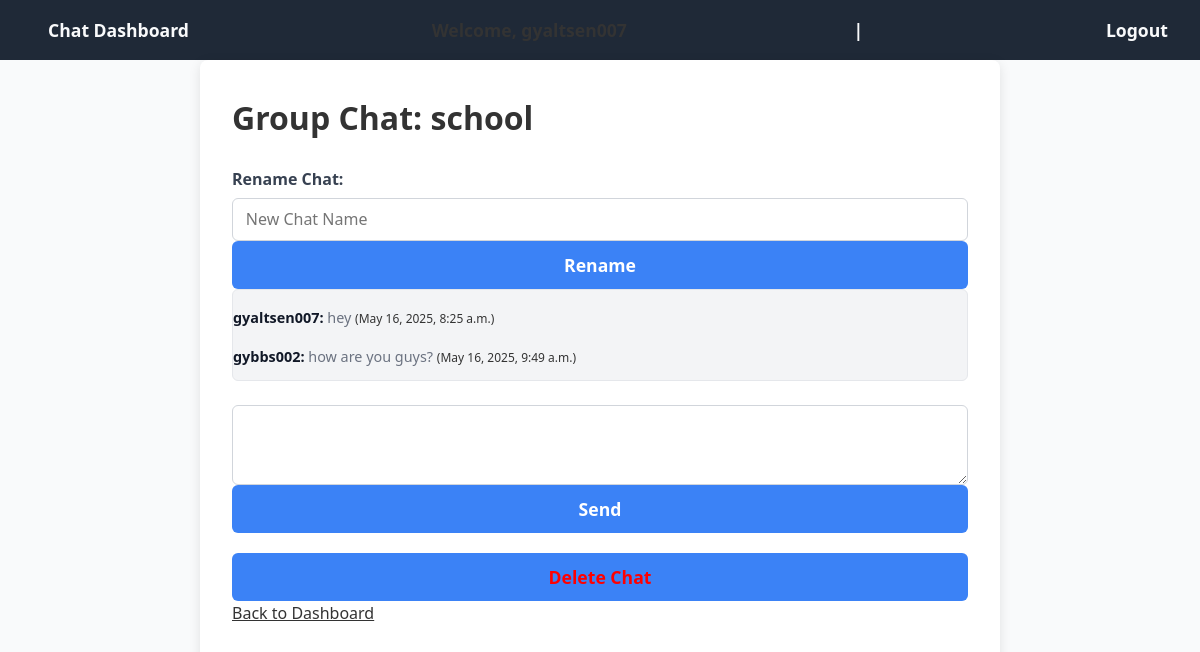
The page /chat/9/ (signed in) on the database its author committed.
### Chat/models.py (models this page shows, shortened)
class Chat(models.Model):
    name = models.CharField(max_length=255, blank=True, null=True)
    is_group = models.BooleanField(default=False)
    created_at = models.DateTimeField(auto_now_add=True)

class Message(models.Model):
    chat = models.ForeignKey(Chat, on_delete=models.CASCADE, related_name='messages')
    sender = models.ForeignKey(User, on_delete=models.CASCADE)
    content = models.TextField()
    timestamp = models.DateTimeField(auto_now_add=True)

### Chat/views.py (the view)
# urls.py: path("chat/<int:chat_id>/", chatPage, name="chat-detail"),
@login_required
def chatPage(request, chat_id):
    chat = get_object_or_404(Chat, id=chat_id)
    if not ChatParticipant.objects.filter(chat=chat, user=request.user).exists():
        messages.error(request, "You are not a participant of this chat.")
        return redirect("chat-page")
    if request.method == "POST":
        content = request.POST.get("message", "").strip()
        if content:
            Message.objects.create(chat=chat, sender=request.user, content=content)
            return redirect("chat-detail", chat_id=chat.id)
    participants = [cp.user for cp in chat.chatparticipant_set.select_related('user').all()]
    messages_list = Message.objects.filter(chat=chat).order_by("timestamp")
    other_user = None
    if not chat.is_group:
        for participant in participants:
            if participant != request.user:
                other_user = participant
                break
    return render(request, "Chat/chatPage.html", {
        "chat": chat,
        "messages": messages_list,
        "participants": participants,
        "other_user": other_user,
    })

### Chat/templates/Chat/chatPage.html (shortened to what this page needs)
{% extends "Chat/basePage.html" %} {% block content %} {% if chat.is_group %}
<h1>Group Chat: {{ chat.name }}</h1>
<form method="post" action="{% url 'rename-chat' chat.id %}">
  <label for="new_name">Rename Chat:</label>
  <input type="text" name="new_name" placeholder="New Chat Name" required />
  <button type="submit">Rename</button>
</form>
{% else %}
<h1>Chat with {{ other_user.username }}</h1>
{% endif %}
<div class="messages">
  {% for msg in messages %}
  <p>
    <strong>{{ msg.sender.username }}:</strong> {{ msg.content }}
    <small>({{ msg.timestamp }})</small>
  </p>
  {% empty %}
  <p>No messages yet.</p>
  {% endfor %}
</div>
<form method="post" action="{% url 'chat-detail' chat.id %}">
  <textarea name="message" required></textarea>
  <button type="submit">Send</button>
</form>
<form
  method="post"
  action="{% url 'delete-chat' chat.id %}"
  style="margin-top: 20px">
  <button
    type="submit"
    onclick="return confirm('Are you sure you want to delete this chat?');"
    style="color: red">
    Delete Chat
  </button>
</form>
<a href="{% url 'chat-page' %}">Back to Dashboard</a>
{% endblock %}

### Chat/static/css/style.css (style rules this page uses)
* { box-sizing: border-box; margin: 0; padding: 0; font-family: "Segoe UI", Tahoma, Geneva, Verdana, sans-serif; color: #333; }
body { background-color: #f9fafb; line-height: 1.6; min-height: 100vh; display: flex; flex-direction: column; font-size: 16px; }
form { margin-top: 1.5rem; display: flex; flex-direction: column; }
label { font-weight: 600; margin-bottom: 0.3rem; display: block; color: #374151; }
input[type="text"], input[type="password"], textarea, select { width: 100%; padding: 0.6rem 0.8rem; border: 1.5px solid #d1d5db; border-radius: 6px; font-size: 1rem; transition: border-color 0.3s ease-in-out; }
button { background-color: #3b82f6; color: #ffffff; border: none; padding: 0.75rem 1.25rem; font-size: 1.1rem; border-radius: 6px; cursor: pointer; font-weight: 600; transition: background-color 0.3s ease-in-out; }
p { margin-top: 1rem; font-size: 0.9rem; color: #6b7280; }
.messages { max-height: 400px; overflow-y: auto; margin-bottom: 1.5rem; padding-right: 1rem; border: 1px solid #e5e7eb; border-radius: 6px; background-color: #f3f4f6; }
.messages p { margin-bottom: 0.75rem; }
.messages p strong { color: #111827; }
textarea { resize: vertical; min-height: 80px; padding: 0.75rem 1rem; font-size: 1rem; border-radius: 6px; border: 1.5px solid #d1d5db; transition: border-color 0.3s ease-in-out; }

### rows shown on the page
Chat: name "school"
Message: sender.username "gyaltsen007", content "hey", timestamp "May 16, 2025, 8:25 a.m."
Message: sender.username "gybbs002", content "how are you guys?", timestamp "May 16, 2025, 9:49 a.m."
